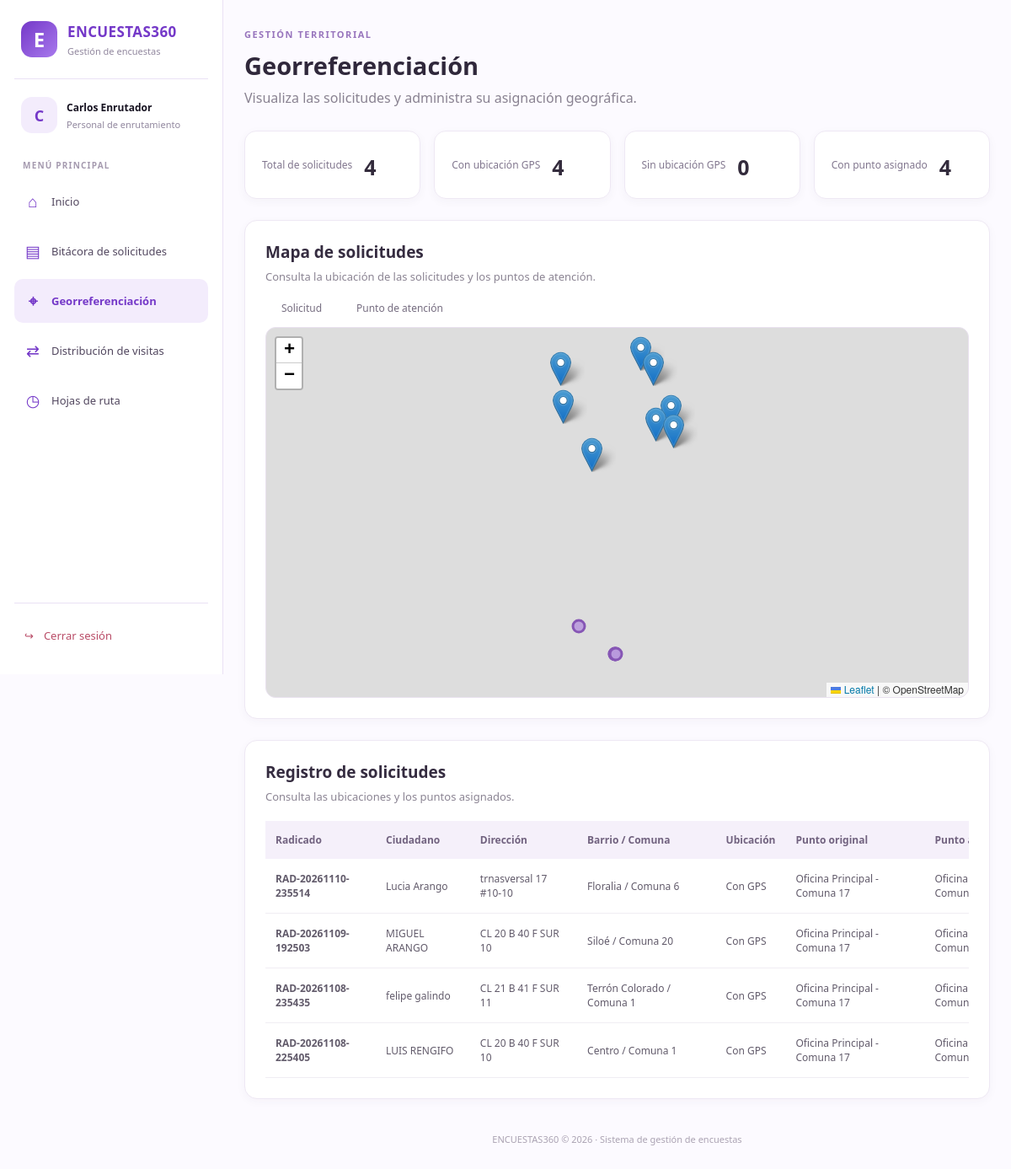
The app's page /public/index.php?action=georreferenciacion (signed in) with its own data.
### tables this page shows
CREATE TABLE `solicitudes` (
  `id_solicitud` int(10) UNSIGNED NOT NULL,
  `radicado` varchar(30) NOT NULL,
  `id_solicitante` int(10) UNSIGNED NOT NULL,
  `id_punto` smallint(5) UNSIGNED NOT NULL,
  `id_punto_asignado` smallint(5) UNSIGNED DEFAULT NULL,
  `id_usuario_radica` int(10) UNSIGNED NOT NULL,
  `id_carga` int(10) UNSIGNED DEFAULT NULL,
  `fecha_radicacion` datetime NOT NULL DEFAULT current_timestamp(),
  `fecha_limite` date NOT NULL,
  `estado` enum('radicada','asignada','visitada','en_revision','apto','no_apto','devuelta','cancelada') NOT NULL DEFAULT 'radicada'
);

CREATE TABLE `solicitantes` (
  `id_solicitante` int(10) UNSIGNED NOT NULL,
  `tipo_documento` varchar(20) NOT NULL,
  `numero_documento` varchar(30) NOT NULL,
  `nombres` varchar(80) NOT NULL,
  `apellidos` varchar(80) NOT NULL,
  `telefono` varchar(20) NOT NULL,
  `correo` varchar(120) DEFAULT NULL,
  `direccion` varchar(150) NOT NULL,
  `id_barrio` int(10) UNSIGNED NOT NULL
);

CREATE TABLE `barrios` (
  `id_barrio` int(10) UNSIGNED NOT NULL,
  `id_comuna` smallint(5) UNSIGNED NOT NULL,
  `nombre` varchar(100) NOT NULL,
  `ciudad` varchar(80) NOT NULL DEFAULT 'Principal'
);

CREATE TABLE `comunas` (
  `id_comuna` smallint(5) UNSIGNED NOT NULL,
  `nombre` varchar(80) NOT NULL,
  `zona` enum('urbana','rural') NOT NULL DEFAULT 'urbana'
);

CREATE TABLE `puntos_atencion` (
  `id_punto` smallint(5) UNSIGNED NOT NULL,
  `nombre` varchar(80) NOT NULL,
  `direccion` varchar(150) NOT NULL,
  `es_principal` tinyint(1) NOT NULL DEFAULT 0,
  `activo` tinyint(1) NOT NULL DEFAULT 1,
  `id_comuna` smallint(5) UNSIGNED DEFAULT NULL,
  `latitud` decimal(10,8) DEFAULT NULL,
  `longitud` decimal(11,8) DEFAULT NULL
);

### app/controllers/EnrutadorController.php (called while the page is built, shortened)
<?php
require_once __DIR__ . '/../models/SolicitudModel.php';
class EnrutadorController {
    public function mostrarGeorreferenciacion() {
        $solicitudModel = new SolicitudModel();
        $solicitudes = $solicitudModel->obtenerDatosGeorreferenciacion();
        $asignadas = $solicitudModel->asignarPuntosAutomaticamente();
        require_once __DIR__ . '/../views/enrutador/georreferenciacion.php';
    }
}
?>

### app/models/SolicitudModel.php (called while the page is built, shortened)
<?php
require_once __DIR__ . '/../config/conexion.php';
class SolicitudModel {
    private $conn;
    public function __construct() {
        $database = new Database();
        $this->conn = $database->getConnection();
    }
    public function obtenerDatosGeorreferenciacion() {
        $query = "SELECT
                    s.id_solicitud,
                    s.radicado,
                    s.estado,
                    s.id_punto,
                    s.id_punto_asignado,
                    s.fecha_radicacion,
                    so.nombres,
                    so.apellidos,
                    so.direccion,
                    b.nombre AS barrio,
                    cm.nombre AS comuna,
                    g.latitud,
                    g.longitud,
                    po.nombre AS punto_original,
                    pa.nombre AS punto_asignado
                  FROM solicitudes s
                  INNER JOIN solicitantes so
                    ON s.id_solicitante = so.id_solicitante
                  LEFT JOIN barrios b
                    ON so.id_barrio = b.id_barrio
                  LEFT JOIN comunas cm
                    ON b.id_comuna = cm.id_comuna
                  LEFT JOIN georreferenciacion g
                    ON s.id_solicitud = g.id_solicitud
                  LEFT JOIN puntos_atencion po
                    ON s.id_punto = po.id_punto
                  LEFT JOIN puntos_atencion pa
                    ON s.id_punto_asignado = pa.id_punto
                  ORDER BY s.fecha_radicacion DESC";
        $stmt = $this->conn->prepare($query);
        $stmt->execute();
        return $stmt->fetchAll(PDO::FETCH_ASSOC);
    }
    public function asignarPuntosAutomaticamente() {
        $queryPuntos = "SELECT
                            id_punto,
                            latitud,
                            longitud
                        FROM puntos_atencion
                        WHERE activo = 1
                          AND latitud IS NOT NULL
                          AND longitud IS NOT NULL";
        $stmtPuntos = $this->conn->prepare($queryPuntos);
        $stmtPuntos->execute();
        $puntos = $stmtPuntos->fetchAll(PDO::FETCH_ASSOC);
        $querySolicitudes = "SELECT
                                s.id_solicitud,
                                g.latitud,
                                g.longitud
                             FROM solicitudes s
                             INNER JOIN georreferenciacion g
                                ON s.id_solicitud = g.id_solicitud
                             WHERE s.id_punto_asignado IS NULL
                               AND s.estado <> 'cancelada'
                               AND g.latitud IS NOT NULL
                               AND g.longitud IS NOT NULL";
        $stmtSolicitudes = $this->conn->prepare($querySolicitudes);
        $stmtSolicitudes->execute();
        $solicitudes = $stmtSolicitudes->fetchAll(PDO::FETCH_ASSOC);
        $asignadas = 0;
        $this->conn->beginTransaction();
        try {
            $this->conn->commit();
            return $asignadas;
        } catch (PDOException $e) {
            if ($this->conn->inTransaction()) {
                $this->conn->rollBack();
            }
            throw $e;
        }
    }
}
?>

### app/config/conexion.php (called while the page is built, shortened)
<?php
class Database {
    private $host = "localhost";
    private $db_name = "encuestas_db";
    private $username = "root";
    private $password = "";
    public function getConnection() {
        $this->conn = null;
        try {
            $this->conn = new PDO("mysql:host=" . $this->host . ";dbname=" . $this->db_name, $this->username, $this->password);
            $this->conn->setAttribute(PDO::ATTR_ERRMODE, PDO::ERRMODE_EXCEPTION);
            $this->conn->exec("set names utf8");
        } catch(PDOException $exception) {
            die("Error de conexión a la base de datos: " . $exception->getMessage());
        }
        return $this->conn;
    }
}
?>

### app/views/enrutador/georreferenciacion.php (the view, shortened to what this page needs)
<!DOCTYPE html>
<html lang="es">
<head>
    <link rel="stylesheet" href="assets/css/stylesVentanilla.css">
    <link rel="stylesheet" href="assets/css/stylesGeorreferenciacion.css">
    <link rel="stylesheet"
          href="https://unpkg.com/leaflet@1.9.4/dist/leaflet.css">
</head>
<body>
<?php require __DIR__ . '/../layouts/menu.php'; ?>
<main class="ventanilla-main">
    <header class="geo-header">
        <div>
            <span class="geo-label">GESTIÓN TERRITORIAL</span>
            <h1>Georreferenciación</h1>
            <p>Visualiza las solicitudes y administra su asignación geográfica.</p>
        </div>
    </header>
    <?php
    $total = count($solicitudes);
    $conUbicacion = 0;
    $sinUbicacion = 0;
    $asignadasTotal = 0;
    foreach ($solicitudes as $solicitud) {
        if ($solicitud['latitud'] !== null &&
            $solicitud['longitud'] !== null) {
            $conUbicacion++;
        } else {
            $sinUbicacion++;
        }
        if (!empty($solicitud['id_punto_asignado'])) {
            $asignadasTotal++;
        }
    }
    ?>
    <section class="geo-resumen">
        <article class="geo-card">
            <span>Total de solicitudes</span>
            <strong><?= $total ?></strong>
        </article>
        <article class="geo-card">
            <span>Con ubicación GPS</span>
            <strong><?= $conUbicacion ?></strong>
        </article>
        <article class="geo-card">
            <span>Sin ubicación GPS</span>
            <strong><?= $sinUbicacion ?></strong>
        </article>
        <article class="geo-card">
            <span>Con punto asignado</span>
            <strong><?= $asignadasTotal ?></strong>
        </article>
    </section>
    <section class="geo-panel">
        <div class="geo-panel-heading">
            <div>
                <h2>Mapa de solicitudes</h2>
                <p>Consulta la ubicación de las solicitudes y los puntos de atención.</p>
            </div>
        </div>
        <div class="geo-leyenda">
            <span><i class="geo-punto solicitud"></i> Solicitud</span>
            <span><i class="geo-punto atencion"></i> Punto de atención</span>
        </div>
        <div id="mapaGeorreferenciacion"></div>
    </section>
    <section class="geo-panel">
        <div class="geo-panel-heading">
            <div>
                <h2>Registro de solicitudes</h2>
                <p>Consulta las ubicaciones y los puntos asignados.</p>
            </div>
        </div>
        <div class="geo-tabla-contenedor">
            <table class="geo-tabla">
                <thead>
                    <tr>
                        <th>Radicado</th>
                        <th>Ciudadano</th>
                        <th>Dirección</th>
                        <th>Barrio / Comuna</th>
                        <th>Ubicación</th>
                        <th>Punto original</th>
                        <th>Punto asignado</th>
                    </tr>
                </thead>
                <tbody>
                <?php if (!empty($solicitudes)): ?>
                    <?php foreach ($solicitudes as $solicitud): ?>
                        <tr>
                            <td>
                                <strong>
                                    <?= htmlspecialchars($solicitud['radicado']) ?>
                                </strong>
                            </td>
                            <td>
                                <?= htmlspecialchars(
                                    $solicitud['nombres'] . ' ' .
                                    $solicitud['apellidos']
                                ) ?>
                            </td>
                            <td>
                                <?= htmlspecialchars($solicitud['direccion'] ?? '') ?>
                            </td>
                            <td>
                                <?= htmlspecialchars($solicitud['barrio'] ?? '') ?>
                                /
                                <?= htmlspecialchars($solicitud['comuna'] ?? '') ?>
                            </td>
                            <td>
                                <?php if (
                                    $solicitud['latitud'] !== null &&
                                    $solicitud['longitud'] !== null
                                ): ?>
                                    <span class="geo-estado-con">
                                        Con GPS
                                    </span>
                                <?php else: ?>
                                    <span class="geo-estado-sin">
                                        Sin GPS
                                    </span>
                                <?php endif; ?>
                            </td>
                            <td>
                                <?= htmlspecialchars(
                                    $solicitud['punto_original'] ?? 'No disponible'
                                ) ?>
                            </td>
                            <td>
                                <?= htmlspecialchars(
                                    $solicitud['punto_asignado'] ?? 'Pendiente'
                                ) ?>
                            </td>
                        </tr>
                    <?php endforeach; ?>
                <?php endif; ?>
                </tbody>
            </table>
        </div>
    </section>
    <footer class="geo-footer">
        ENCUESTAS360 © <?= date('Y') ?> · Sistema de gestión de encuestas
    </footer>
</main>
</body>
</html>

### public/assets/css/stylesVentanilla.css (style rules this page uses)
:root { --purple: #7438C8; --purple-dark: #57249F; --lavender: #DCC8FA; --lavender-light: #F3ECFC; --lavender-soft: #FCFAFF; --white: #FFFFFF; --charcoal: #171321; --text: #51465E; --muted: #91879E; --border: #EAE1F5; --green: #23966A; --orange: #D58A35; }
* { box-sizing: border-box; }
body { margin: 0; background: #FCFAFF; color: var(--charcoal); font-family: "Segoe UI", Arial, sans-serif; }
.ventanilla-main { margin-left: 265px; padding: 36px 40px; min-height: 100vh; max-width: 1700px; }
@media (max-width: 1200px) { .ventanilla-main { padding: 28px 25px; } }

### public/assets/css/stylesGeorreferenciacion.css (style rules this page uses)
.geo-header { display: flex; justify-content: space-between; align-items: center; gap: 20px; margin-bottom: 28px; }
.geo-label { color: #9875bd; font-size: 11px; font-weight: 800; letter-spacing: 1.5px; }
.geo-header h1 { color: #30283b; font-size: 29px; margin: 8px 0; }
.geo-header p { color: #898291; margin: 0; }
.geo-indicador span, .geo-card span:not(.geo-card-icono) { display: block; color: #81768e; font-size: 12px; }
.geo-resumen { display: grid; grid-template-columns: repeat(4, minmax(0, 1fr)); gap: 16px; margin-bottom: 25px; }
.geo-card { display: flex; align-items: center; gap: 14px; background: #fff; border: 1px solid #eee8f4; border-radius: 14px; padding: 20px; box-shadow: 0 3px 12px rgba(60, 40, 80, .04); }
.geo-card strong { display: block; color: #332b3c; font-size: 25px; margin-top: 5px; }
.geo-panel { background: #fff; border: 1px solid #eee8f4; border-radius: 15px; padding: 24px; margin-bottom: 25px; box-shadow: 0 3px 12px rgba(60, 40, 80, .035); }
.geo-panel-heading { display: flex; justify-content: space-between; align-items: center; gap: 15px; margin-bottom: 20px; }
.geo-panel-heading h2 { color: #352c40; font-size: 19px; margin: 0 0 7px; }
.geo-panel-heading p { color: #8b8493; font-size: 13px; margin: 0; }
.geo-leyenda { display: flex; flex-wrap: wrap; gap: 22px; margin-bottom: 14px; color: #766d80; font-size: 12px; }
.geo-leyenda span { display: flex; align-items: center; gap: 8px; }
.geo-punto { width: 11px; height: 11px; border-radius: 50%; display: inline-block; }
#mapaGeorreferenciacion { width: 100%; height: 440px; border-radius: 12px; border: 1px solid #e9e1ef; z-index: 1; }
.geo-tabla-contenedor { width: 100%; overflow-x: auto; }
.geo-tabla { width: 100%; min-width: 950px; border-collapse: collapse; font-size: 12px; }
.geo-tabla thead { background: #f5f0fa; }
.geo-tabla th { padding: 14px 12px; color: #71627f; text-align: left; font-weight: 700; white-space: nowrap; }
.geo-tabla td { padding: 15px 12px; color: #625b6b; border-bottom: 1px solid #f0edf3; }
.geo-footer { text-align: center; color: #aaa2b2; font-size: 11px; padding: 15px 0; }

### records on screen
solicitudes: radicado "RAD-20261110-235514", id_solicitante.apellidos "Lucia Arango", id_solicitante.direccion "trnasversal 17 #10-10", barrios.nombre "Floralia", comunas.nombre "Comuna 6", id_punto.nombre "Oficina Principal - Comuna 17", id_punto.nombre "Oficina…"
solicitudes: radicado "RAD-20261109-192503", id_solicitante.apellidos "MIGUEL ARANGO", id_solicitante.direccion "CL 20 B 40 F SUR 10", barrios.nombre "Siloé", comunas.nombre "Comuna 20", id_punto.nombre "Oficina Principal - Comuna 17", id_punto.nombre "Oficina…"
solicitudes: radicado "RAD-20261108-235435", id_solicitante.apellidos "felipe galindo", id_solicitante.direccion "CL 21 B 41 F SUR 11", barrios.nombre "Terrón Colorado", comunas.nombre "Comuna 1", id_punto.nombre "Oficina Principal - Comuna 17", id_punto.nombre "Oficina…"
solicitudes: radicado "RAD-20261108-225405", id_solicitante.apellidos "LUIS RENGIFO", id_solicitante.direccion "CL 20 B 40 F SUR 10", barrios.nombre "Centro", comunas.nombre "Comuna 1", id_punto.nombre "Oficina Principal - Comuna 17", id_punto.nombre "Oficina…"

### other values on screen
$inicialUsuario "C"
$nombreUsuario "Carlos Enrutador"
$total "4"
$conUbicacion "4"
$sinUbicacion "0"
$asignadasTotal "4"
